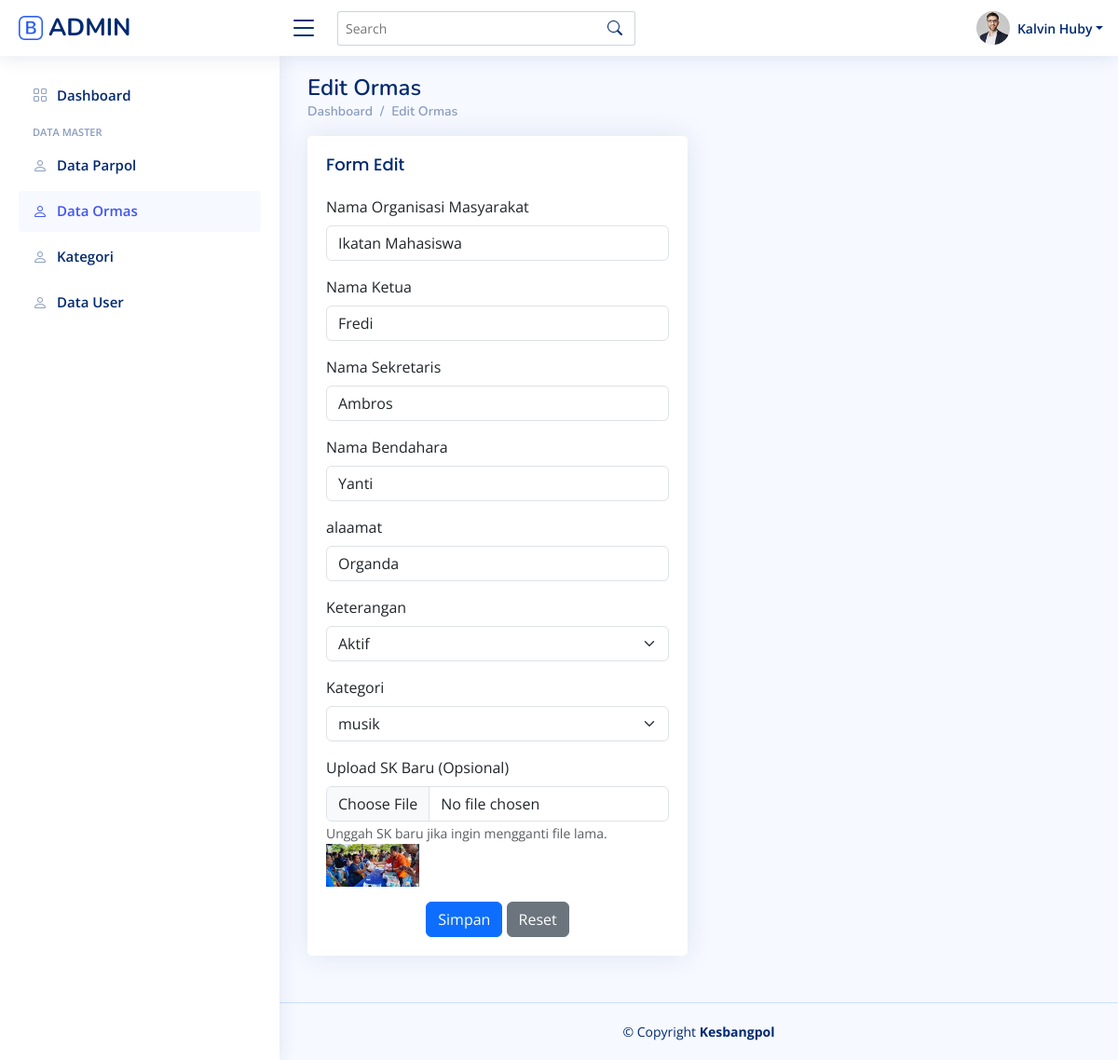
The page /admin/ormas/proses/edit_ormas.php?id=22 (signed in) on the database its author committed.
### tables this page shows
CREATE TABLE `tbl_ormas` (
  `id` int(11) NOT NULL,
  `nm_organisasi` varchar(125) NOT NULL,
  `nm_ketua` varchar(125) NOT NULL,
  `nm_sekretaris` varchar(125) NOT NULL,
  `nm_bendahara` varchar(125) NOT NULL,
  `alamat` longtext NOT NULL,
  `keterangan` varchar(125) NOT NULL,
  `id_kategori` int(11) NOT NULL,
  `sk` varchar(125) NOT NULL
);

### admin/ormas/proses/OrmasModel.php (called while the page is built, shortened)
<?php
class OrmasModel {
    private $pdo;
    public function __construct($pdo) {
        $this->pdo = $pdo;
    }
    public function getOrmasById($id) {
        $query = "SELECT * FROM tbl_ormas WHERE id = :id";
        $stmt = $this->pdo->prepare($query);
        $stmt->bindParam(':id', $id, PDO::PARAM_INT);
        $stmt->execute();
        return $stmt->fetch(PDO::FETCH_ASSOC);
    }
}
?>

### admin/ormas/proses/KategoriModel.php (called while the page is built, shortened)
<?php
class KategoriModel {
    private $pdo;
    public function __construct($pdo) {
        $this->pdo = $pdo;
    }
    public function getAllKategori() {
        $query = "SELECT * FROM tbl_kategori";
        $stmt = $this->pdo->query($query);
        return $stmt->fetchAll(PDO::FETCH_ASSOC);
    }
}
?>

### admin/ormas/proses/edit_ormas.php (the view, shortened to what this page needs)
<?php
include '../../../koneksi.php';
include 'OrmasModel.php';
include 'KategoriModel.php';
$user = $_SESSION['user'];
$ormasModel = new OrmasModel($pdo);
$kategoriModel = new KategoriModel($pdo);
$id = $_GET['id'];
$ormas = $ormasModel->getOrmasById($id);
$kategoriList = $kategoriModel->getAllKategori();
?>
<!DOCTYPE html>
<html lang="en">
<head>
  <link href="../../assets/vendor/bootstrap/css/bootstrap.min.css" rel="stylesheet">
  <link href="../../assets/vendor/bootstrap-icons/bootstrap-icons.css" rel="stylesheet">
  <link href="../../assets/vendor/boxicons/css/boxicons.min.css" rel="stylesheet">
  <link href="../../assets/vendor/quill/quill.snow.css" rel="stylesheet">
  <link href="../../assets/vendor/quill/quill.bubble.css" rel="stylesheet">
  <link href="../../assets/vendor/remixicon/remixicon.css" rel="stylesheet">
  <link href="../../assets/vendor/simple-datatables/style.css" rel="stylesheet">
  <link href="../../assets/css/style.css" rel="stylesheet">
</head>
<body>
  <header id="header" class="header fixed-top d-flex align-items-center">
    <div class="d-flex align-items-center justify-content-between">
      <a href="index.html" class="logo d-flex align-items-center">
        <img src="../assets/img/logo.png" alt="">
        <span class="d-none d-lg-block">ADMIN</span>
      </a>
      <i class="bi bi-list toggle-sidebar-btn"></i>
    </div>
    <div class="search-bar">
      <form class="search-form d-flex align-items-center" method="POST" action="#">
        <input type="text" name="query" placeholder="Search" title="Enter search keyword">
        <button type="submit" title="Search"><i class="bi bi-search"></i></button>
      </form>
    </div>
    <nav class="header-nav ms-auto">
      <ul class="d-flex align-items-center">
        <li class="nav-item dropdown pe-3">
          <a class="nav-link nav-profile d-flex align-items-center pe-0" href="#" data-bs-toggle="dropdown">
            <img src="../../assets/img/profile-img.jpg" alt="Profile" class="rounded-circle">
            <span class="d-none d-md-block dropdown-toggle ps-2"> <?php echo htmlspecialchars($user['nama']); ?></span>
          </a>
        </li>
      </ul>
    </nav>
  </header>
  <aside id="sidebar" class="sidebar">
    <ul class="sidebar-nav" id="sidebar-nav">
      <li class="nav-item">
        <a class="nav-link collapsed" href="../../dashboard.php">
          <i class="bi bi-grid"></i>
          <span>Dashboard</span>
        </a>
      </li>
      <li class="nav-heading">Data Master</li>
      <li class="nav-item ">
        <a class="nav-link collapsed" href="../../parpol/parpol.php">
          <i class="bi bi-person"></i>
          <span>Data Parpol</span>
        </a>
      </li>
      <li class="nav-item">
        <a class="nav-link " href="../ormas/ormas.php">
          <i class="bi bi-person"></i>
          <span>Data Ormas</span>
        </a>
      </li>
      <li class="nav-item">
        <a class="nav-link collapsed" href="../../kategori/kategori.php">
          <i class="bi bi-person"></i>
          <span>Kategori</span>
        </a>
      </li>
      <li class="nav-item">
        <a class="nav-link collapsed" href="../../user/user.php">
          <i class="bi bi-person"></i>
          <span>Data User</span>
        </a>
      </li>
    </ul>
  </aside>
  <main id="main" class="main">
    <div class="pagetitle">
      <h1>Edit Ormas</h1>
      <nav>
        <ol class="breadcrumb">
          <li class="breadcrumb-item"><a href="index.html">Dashboard</a></li>
          <li class="breadcrumb-item">Edit Ormas</li>
        </ol>
      </nav>
    </div>
    <section class="section">
      <div class="row">
        <div class="col-lg-6">
          <div class="card">
            <div class="card-body">
              <h5 class="card-title">Form Edit</h5>
              <form method="post" enctype="multipart/form-data" class="row g-3">
                <div class="col-12">
                  <label for="inputNanme4" class="form-label">Nama Organisasi Masyarakat</label>
                  <input required type="text" value="<?php echo $ormas['nm_organisasi']; ?>" name="nm_organisasi" class="form-control" id="inputNanme4">
                </div>
                <div class="col-12">
                  <label for="inputNanme4" class="form-label">Nama Ketua</label>
                  <input required type="text" value="<?php echo $ormas['nm_ketua']; ?>" name="nm_ketua" class="form-control" id="inputNanme4">
                </div>
                <div class="col-12">
                  <label for="inputNanme4" class="form-label">Nama Sekretaris</label>
                  <input required type="text" value="<?php echo $ormas['nm_sekretaris']; ?>" name="nm_sekretaris" class="form-control" id="inputNanme4">
                </div>
                <div class="col-12">
                  <label for="inputNanme4" class="form-label">Nama Bendahara</label>
                  <input required type="text" value="<?php echo $ormas['nm_bendahara']; ?>" name="nm_bendahara" class="form-control" id="inputNanme4">
                </div>
                <div class="col-12">
                  <label for="inputNanme4" class="form-label">alaamat</label>
                  <input required type="text" value="<?php echo $ormas['alamat']; ?>" name="alamat" class="form-control" id="inputNanme4">
                </div>
                <div class="col-12">
                <label for="inputNanme4" class="form-label">Keterangan</label>
                <select required id="id_kategori" name="keterangan" class="form-select">
                  <option selected value="<?php echo $ormas['keterangan']; ?>"> <?php echo $ormas['keterangan']; ?></option>
                </select>
            </div>
            <div class="col-12">
              <label for="inputNanme4" class="form-label">Kategori</label>
              <select required id="id_kategori" name="id_kategori" class="form-select">
                <?php foreach ($kategoriList as $kategori): ?>
                  <option value="<?php echo $kategori['id']; ?>"><?php echo $kategori['kategori']; ?></option>
                <?php endforeach; ?>
              </select>
            </div>
            <div class="col-12">
        <label for="sk" class="form-label">Upload SK Baru (Opsional)</label>
        <input required type="file" class="form-control" id="sk" name="sk" accept=".pdf,.jpg,.jpeg,.png">
        <small class="text-muted">Unggah SK baru jika ingin mengganti file lama.</small>
        <?php if (!empty($ormas['sk'])): ?>
         <img width="100" src="../imgSk/<?php echo $ormas['sk']; ?>" alt="">
        <?php endif; ?>
    </div>
            <div class="text-center">
              <button type="submit" class="btn btn-primary">Simpan</button>
              <button type="reset" class="btn btn-secondary">Reset</button>
            </div>
            </form>
          </div>
        </div>
      </div>
      </div>
    </section>
  </main>
  <footer id="footer" class="footer">
    <div class="copyright">
      &copy; Copyright <strong><span>Kesbangpol</span></strong>
    </div>
  </footer>
</body>
</html>

### admin/assets/css/style.css (style rules this page uses)
:root { scroll-behavior: smooth; }
body { font-family: "Open Sans", sans-serif; background: #f6f9ff; color: #444444; }
a { color: #4154f1; text-decoration: none; }
h1, h2, h3, h4, h5, h6 { font-family: "Nunito", sans-serif; }
#main { margin-top: 60px; padding: 20px 30px; transition: all 0.3s; }
.pagetitle { margin-bottom: 10px; }
.pagetitle h1 { font-size: 24px; margin-bottom: 0; font-weight: 600; color: #012970; }
.card { margin-bottom: 30px; border: none; border-radius: 5px; box-shadow: 0px 0 30px rgba(1, 41, 112, 0.1); }
.card-title { padding: 20px 0 15px 0; font-size: 18px; font-weight: 500; color: #012970; font-family: "Poppins", sans-serif; }
.card-body { padding: 0 20px 20px 20px; }
.breadcrumb { font-size: 14px; font-family: "Nunito", sans-serif; color: #899bbd; font-weight: 600; }
.breadcrumb a { color: #899bbd; transition: 0.3s; }
.breadcrumb .breadcrumb-item::before { color: #899bbd; }
.logo { line-height: 1; }
@media (min-width: 1200px) { .logo { width: 280px; } }
.logo img { max-height: 26px; margin-right: 6px; }
.logo span { font-size: 26px; font-weight: 700; color: #012970; font-family: "Nunito", sans-serif; }
.header { transition: all 0.5s; z-index: 997; height: 60px; box-shadow: 0px 2px 20px rgba(1, 41, 112, 0.1); background-color: #fff; padding-left: 20px; }
.header .toggle-sidebar-btn { font-size: 32px; padding-left: 10px; cursor: pointer; color: #012970; }
.header .search-bar { min-width: 360px; padding: 0 20px; }
.header .search-form { width: 100%; }
.header .search-form input { border: 0; font-size: 14px; color: #012970; border: 1px solid rgba(1, 41, 112, 0.2); padding: 7px 38px 7px 8px; border-radius: 3px; transition: 0.3s; width: 100%; }
.header .search-form button { border: 0; padding: 0; margin-left: -30px; background: none; }
.header .search-form button i { color: #012970; }
.header-nav ul { list-style: none; }
.header-nav>ul { margin: 0; padding: 0; }
.header-nav .nav-profile { color: #012970; }
.header-nav .nav-profile img { max-height: 36px; }
.header-nav .nav-profile span { font-size: 14px; font-weight: 600; }
.sidebar { position: fixed; top: 60px; left: 0; bottom: 0; width: 300px; z-index: 996; transition: all 0.3s; padding: 20px; overflow-y: auto; scrollbar-width: thin; scrollbar-color: #aab7cf transparent; box-shadow: 0px 0px 20px rgba(1, 41, 112, 0.1); background-color: #fff; }
@media (min-width: 1200px) { #main, #footer { margin-left: 300px; } }
.sidebar-nav { padding: 0; margin: 0; list-style: none; }
.sidebar-nav li { padding: 0; margin: 0; list-style: none; }
.sidebar-nav .nav-item { margin-bottom: 5px; }
.sidebar-nav .nav-heading { font-size: 11px; text-transform: uppercase; color: #899bbd; font-weight: 600; margin: 10px 0 5px 15px; }
.sidebar-nav .nav-link { display: flex; align-items: center; font-size: 15px; font-weight: 600; color: #4154f1; transition: 0.3; background: #f6f9ff; padding: 10px 15px; border-radius: 4px; }
.sidebar-nav .nav-link i { font-size: 16px; margin-right: 10px; color: #4154f1; }
.sidebar-nav .nav-link.collapsed { color: #012970; background: #fff; }
.sidebar-nav .nav-link.collapsed i { color: #899bbd; }
.footer { padding: 20px 0; font-size: 14px; transition: all 0.3s; border-top: 1px solid #cddfff; }
.footer .copyright { text-align: center; color: #012970; }

### rows shown on the page
tbl_ormas: nm_organisasi "Ikatan Mahasiswa", nm_ketua "Fredi", nm_sekretaris "Ambros", nm_bendahara "Yanti", alamat "Organda", keterangan "Aktif", sk (picture)

### other values the page prints
$user['nama'] "Kalvin Huby"
form field id_kategori "musik"
